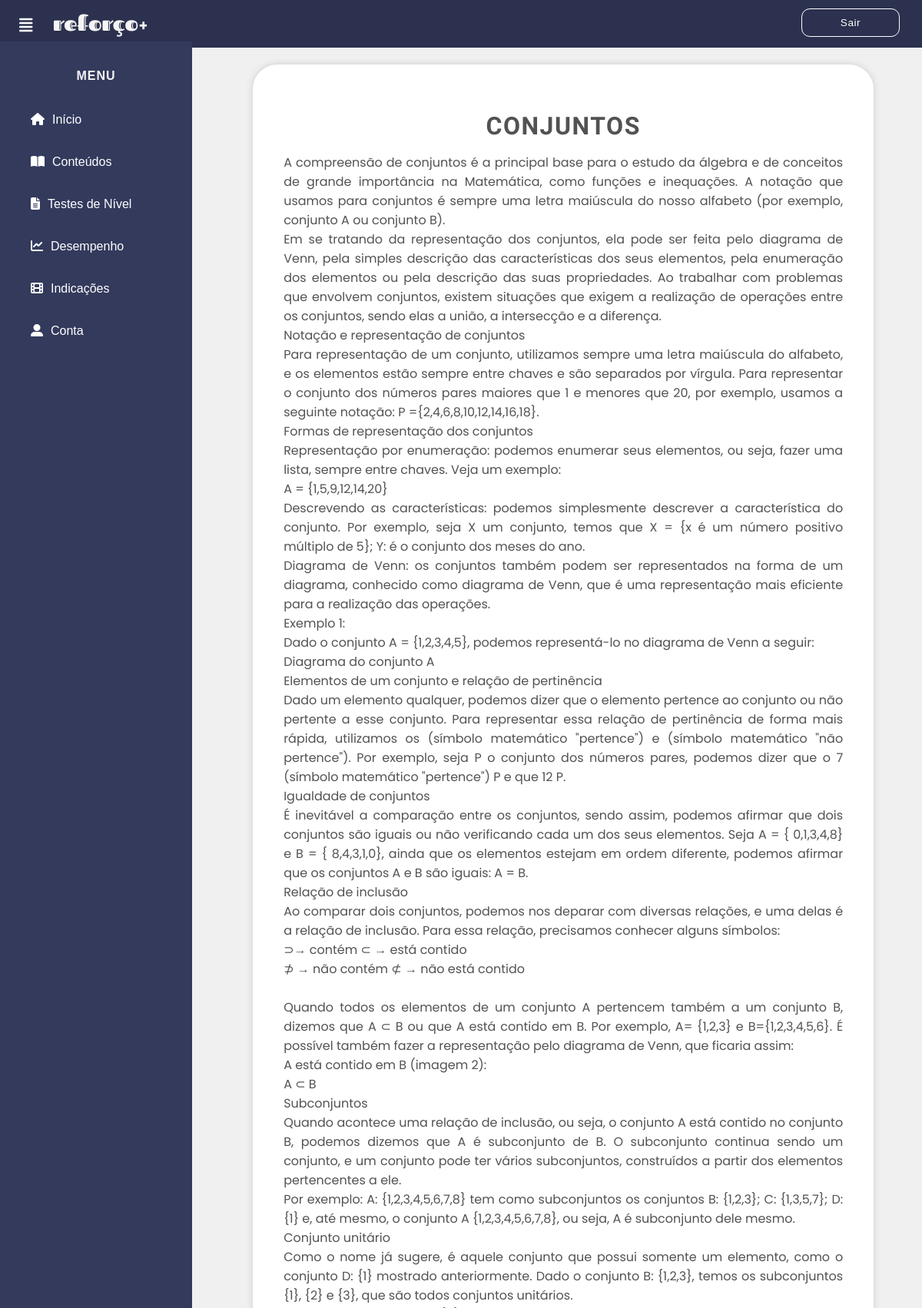
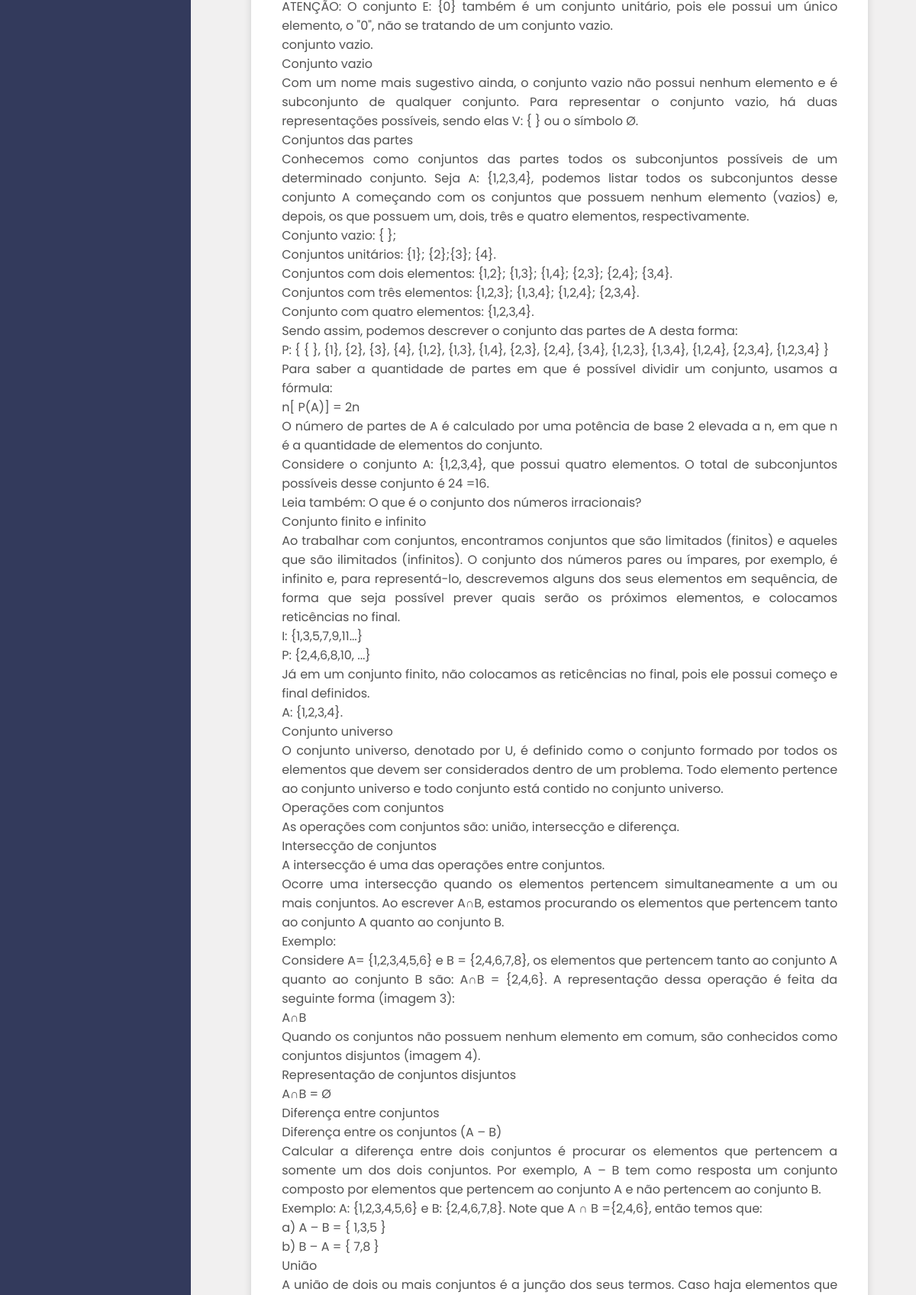
The app's page /php/cont_especifico.php?assunto=46 (upper part) with its own data (2 pictures, top to bottom).
### tables this page shows
CREATE TABLE IF NOT EXISTS `conteudos` (
  `ID_cont` int(2) NOT NULL AUTO_INCREMENT,
  `texto` text NOT NULL,
  `cod_mat` int(2) NOT NULL,
  `cod_adm` int(1) NOT NULL,
  `ano` int(1) NOT NULL,
  `assunto` varchar(70) NOT NULL,
  PRIMARY KEY (`ID_cont`),
  KEY `fk_conteudos_administrador` (`cod_adm`),
  KEY `fk_conteudos_materias` (`cod_mat`)
);

### php/cont_especifico.php (the view, shortened to what this page needs)
<!DOCTYPE html>
<html lang="pt-br">
<head>
  <link rel="stylesheet" href="../css/inicio.css">
  <link rel="stylesheet" type="text/css" href="../css/cont_especifico.css">
</head>
<body>
  <header>
    <a href="../inicio.html"><img style="float:left; margin-left:52px; margin-top: 0px; margin-bottom: 1px; padding-top: 0px; border: 0;" src="../imagens/inicial/logo3.png"> </a>
    <label for="check">
      <i class="fas fa-align-justify" id="menu_btn"></i>
    </label>
    <div class="direita">
      <a href="sair.php" class="sair">Sair</a>
    </div>
  </header>
  <div class="menu">
    <center>
      <h4>MENU</h4>
    </center>
    <a href="../inicio.html"><i class="fas fa-home"></i><span>Início</span></a>
    <a href="conteudos.php"><i class="fas fa-book-open"></i><span>Conteúdos</span></a>
    <a href="testeniveis.php"><i class="fas fa-file-alt"></i><span>Testes de Nível</span></a>
    <a href="#"><i class="fas fa-chart-line"></i><span>Desempenho</span></a>
    <a href="indicacoes.php"><i class="fas fa-film"></i><span>Indicações</span></a>
    <a href="conta.php"><i class="fas fa-user-alt"></i><span>Conta</span></a>
  </div>
  <div class="conteudo">
    <?php
    include 'conecta.php';
    $conn = mysqli_connect('127.0.0.1', 'root', '') or die("Não foi possível a conexão com o Banco");
    $cod_assunto = $_GET['assunto'];
    $sql = "SELECT * FROM conteudos where ID_cont like '" . $cod_assunto . "%'";
    $cod = mysqli_query($conn, $sql);
    $numRegistros = mysqli_num_rows($cod);
    if ($numRegistros != 0) {
      echo "<div class='global'>";
      while ($text = mysqli_fetch_object($cod)) {
        $texto = $text->texto;
        $texto = utf8_encode($texto);
        $assunto = $text->assunto;
        $assunto = utf8_encode($assunto);
        echo "<center><h1>" . $assunto . "</h1>";
        echo "<p>" . nl2br($texto) . "<br><br><br>";
        $consulta_imagem = "SELECT * FROM imagens WHERE ID_cont LIKE '$cod_assunto'";
        $con_imagem = mysqli_query($conexao, $consulta_imagem);
        while ($mostrar_imagem = mysqli_fetch_object($con_imagem)) {
          echo "<center><img src='../imagens/imgconteudo/" . $mostrar_imagem->end_imagem  . "'></center></p><br><br><br>";
        }
      }
      echo "</div>";
    } else {
      echo "Nenhum registro";
    }
    ?>
  </div>
</body>
</html>

### css/inicio.css (style rules this page uses)
body { margin: 0; padding: 0; font-family: "corpo", sans-serif; background-color:#F1F0F0; }
header { font: arial; letter-spacing: 1px; z-index: 1; position: fixed; background: #2b314e; padding: 16px; width: calc(100% - 0%); top: 0; height: 30px; text-decoration: none; }
.sair { font: 85% arial; letter-spacing: 0.5px; padding: 10px 50px; text-decoration: none; float: right; margin-top: -5px; margin-right: 45px; border-radius: 11px; font-weight: 200; color: #fff; transition: 0.5s; transition-property: background; border: 1px solid #fff; }
.menu { z-index: 1; top: 0; background: #333A5C; margin-top: 4.5%; padding-top: 3%; position: fixed; left: 0; width: 250px; height: calc(100% - 9%); transition: 0.5s; transition-property: left; overflow-y: auto; border: 5px #000; font-weight: normal; }
.menu h4 { color: #f5f5f5; margin-top: 0; margin-bottom: 20px; letter-spacing: 1px; text-decoration: none; }
.menu a { color: #fff; display: block; line-height: 55px; text-decoration: none; padding-left: 40px; box-sizing: border-box; font-weight: normal; }
.menu i { padding-right: 10px; }
label #menu_btn { z-index: 1; color: #fff; position: fixed; cursor: pointer; left: 25px; top: 18px; font-size: 20px; margin: 5px 0; transition: 0.5s; transition-property: color; }
.conteudo { width: (100% - 250px); margin-top: 60px; padding: 20px; margin-left: 250px; height: 100vh; transition: 0.5s; }

### css/cont_especifico.css (style rules this page uses)
h1 { font-family: 'Fjalla One', sans-serif; font-size: 2em; color: rgb(82, 82, 82); margin-bottom: 2px; text-transform: uppercase; letter-spacing: 1.5px; }
p { font-family: 'poppins', sans-serif; font-size: 1em; color: rgb(82, 82, 82); margin-bottom: 1px; text-align: justify; }
.conteudo .global { width: 80%; text-align: justify; margin: 4px auto 70px 6.5%; background-color: rgb(255, 255, 255); padding: 40px 40px 1px 40px; box-shadow: 0px 0px 10px 0px #ccc; border-radius: 32px; max-width: 90%; }

### records on screen
conteudos: assunto "CONJUNTOS", texto "A compreensão de conjuntos é a principal base para o estudo da álgebra e de conceitos de grande importância na Matemática, como funções e inequações. A notação que usamos para conjuntos é sempre uma letra maiúscula do nosso alfabeto (por exemplo, conjunto A ou conjunto B). Em se tratando da representação dos conjuntos, ela pode ser feita pelo diagrama de Venn, pela simples descrição das características dos seus elementos, pela enumeração dos elementos ou pela descrição das suas propriedades. Ao trabalhar com problemas que envolvem conjuntos, existem situações que exigem a realização de operações entre os conjuntos, sendo elas a união, a intersecção e a diferença. Notação e representação de…"
